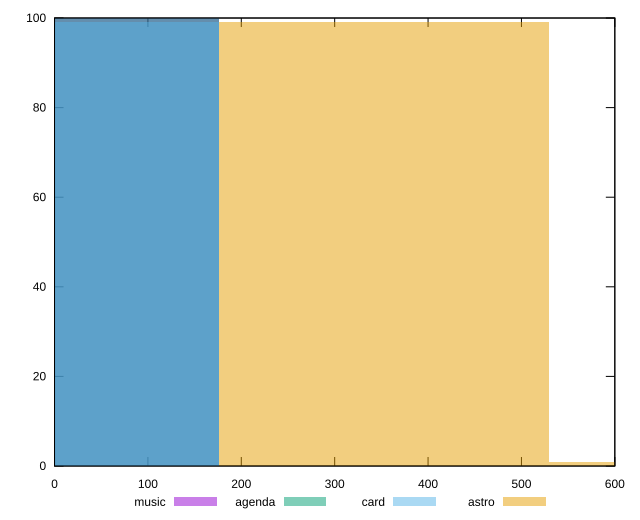

Write gnuplot code to recreate this figure.
reset

$music <<EOF
0 100
EOF

$agenda <<EOF
0 100
EOF

$card <<EOF
0 99
EOF

$astro <<EOF
353.02414379479194 99
706.0482875895839 1
EOF

set key outside below
set boxwidth 353.02414379479194
set xrange [0:600]
set yrange [0:100]
set trange [0:100]
set style fill transparent solid 0.5 noborder
set terminal svg size 640, 520 enhanced background rgb 'white'
set output "reports/report_00030_2021-02-24T20-42-31.540Z/unused-css-rules/comparison/histogram/all_raw.svg"

plot $music title "music" with boxes, \
     $agenda title "agenda" with boxes, \
     $card title "card" with boxes, \
     $astro title "astro" with boxes

reset
